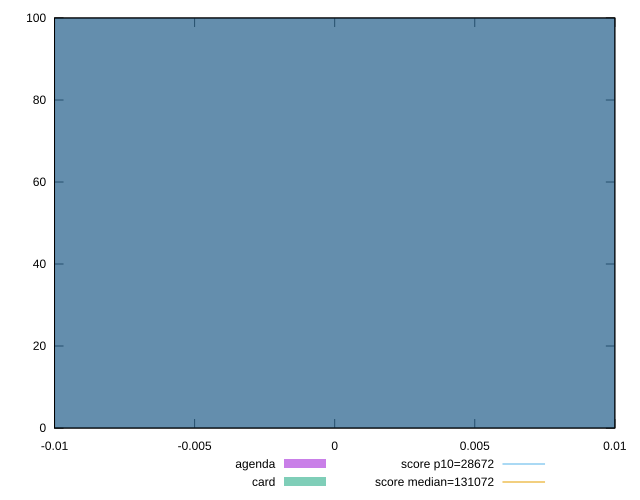

The script that saved this image:
reset

$agenda <<EOF
0 100
EOF

$card <<EOF
0 100
EOF

set key outside below
set boxwidth 0.1
set xrange [-0.01:0.01]
set yrange [0:100]
set trange [0:100]
set style fill transparent solid 0.5 noborder

set parametric
set terminal svg size 640, 500 enhanced background rgb 'white'
set output "reports/report_00032_2021-02-25T10-28-15.087Z/uses-long-cache-ttl/comparison/histogram/1_vs_2.svg"

plot $agenda title "agenda" with boxes, \
     $card title "card" with boxes, \
     28672,t title "score p10=28672", \
     131072,t title "score median=131072"

reset
